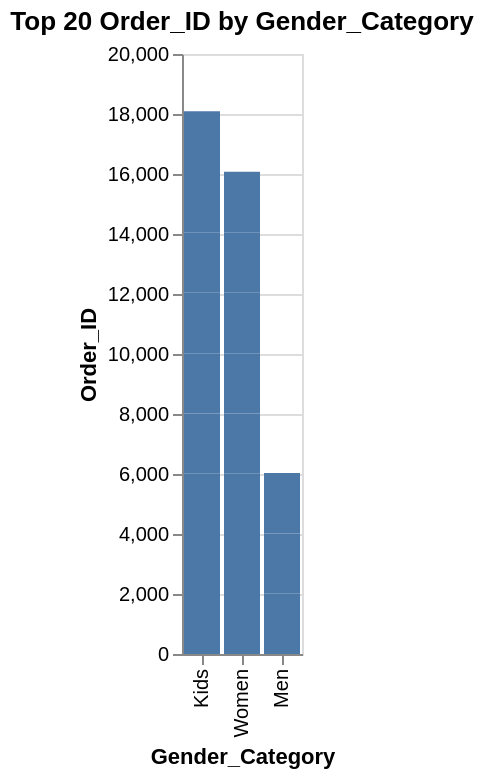

Vega-Lite specification stored for this chart:
### Vega-Lite specification from a JSON file in a GitHub repository (floating-point values rounded to 4 significant figures)
{"config": {"view": {"continuousWidth": 300, "continuousHeight": 300}}, "data": {"name": "data-6ffa5ed30428fcac8cd5d92ec80f1f34"}, "mark": {"type": "bar"}, "encoding": {"tooltip": [{"field": "Gender_Category", "type": "nominal"}, {"field": "Order_ID", "type": "quantitative"}], "x": {"field": "Gender_Category", "sort": "-y", "type": "nominal"}, "y": {"field": "Order_ID", "type": "quantitative"}}, "params": [{"name": "param_3", "select": {"type": "interval", "encodings": ["x", "y"]}, "bind": "scales"}], "title": "Top 20 Order_ID by Gender_Category", "$schema": "https://vega.github.io/schema/vega-lite/v5.20.1.json", "datasets": {"data-6ffa5ed30428fcac8cd5d92ec80f1f34": [{"Order_ID": 2000, "Gender_Category": "Kids", "Product_Line": "Training", "Product_Name": "SuperRep Go", "Size": "M", "Units_Sold": null, "MRP": null, "Discount_Applied": 0.47, "Revenue": 0.0, "Order_Date": "2024-03-09", "Sales_Channel": "Online", "Region": "bengaluru", "Profit": -770.5}, {"Order_ID": 2001, "Gender_Category": "Women", "Product_Line": "Soccer", "Product_Name": "Tiempo Legend", "Size": "M", "Units_Sold": 3.0, "MRP": 4958.0, "Discount_Applied": null, "Revenue": 0.0, "Order_Date": "2024-07-09", "Sales_Channel": "Retail", "Region": "Hyd", "Profit": -112.5}, {"Order_ID": 2002, "Gender_Category": "Women", "Product_Line": "Soccer", "Product_Name": "Premier III", "Size": "M", "Units_Sold": 4.0, "MRP": null, "Discount_Applied": null, "Revenue": 0.0, "Order_Date": null, "Sales_Channel": "Retail", "Region": "Mumbai", "Profit": 3337.0}, {"Order_ID": 2003, "Gender_Category": "Kids", "Product_Line": "Lifestyle", "Product_Name": "Blazer Mid", "Size": "L", "Units_Sold": null, "MRP": 9674.0, "Discount_Applied": null, "Revenue": 0.0, "Order_Date": "04-10-2024", "Sales_Channel": "Online", "Region": "Pune", "Profit": 3377.0}, {"Order_ID": 2004, "Gender_Category": "Kids", "Product_Line": "Running", "Product_Name": "React Infinity", "Size": "XL", "Units_Sold": null, "MRP": null, "Discount_Applied": null, "Revenue": 0.0, "Order_Date": "2024/09/12", "Sales_Channel": "Retail", "Region": "Delhi", "Profit": 187.9}, {"Order_ID": 2005, "Gender_Category": "Women", "Product_Line": "Training", "Product_Name": "Flex Trainer", "Size": "M", "Units_Sold": 1.0, "MRP": 7364.0, "Discount_Applied": null, "Revenue": 0.0, "Order_Date": null, "Sales_Channel": "Retail", "Region": "Delhi", "Profit": 1416.0}, {"Order_ID": 2006, "Gender_Category": "Men", "Product_Line": "Training", "Product_Name": "SuperRep Go", "Size": "M", "Units_Sold": null, "MRP": 6820.0, "Discount_Applied": null, "Revenue": 0.0, "Order_Date": "04-06-2025", "Sales_Channel": "Online", "Region": "Bangalore", "Profit": 1802.0}, {"Order_ID": 2007, "Gender_Category": "Kids", "Product_Line": "Training", "Product_Name": "SuperRep Go", "Size": "M", "Units_Sold": 1.0, "MRP": null, "Discount_Applied": 0.32, "Revenue": 0.0, "Order_Date": null, "Sales_Channel": "Retail", "Region": "Bangalore", "Profit": 2928.0}, {"Order_ID": 2008, "Gender_Category": "Women", "Product_Line": "Soccer", "Product_Name": "Premier III", "Size": "11", "Units_Sold": -1.0, "MRP": null, "Discount_Applied": null, "Revenue": 0.0, "Order_Date": "11-10-2024", "Sales_Channel": "Online", "Region": "Hyderabad", "Profit": -731.2}, {"Order_ID": 2009, "Gender_Category": "Men", "Product_Line": "Soccer", "Product_Name": "Mercurial Superfly", "Size": "M", "Units_Sold": 4.0, "MRP": null, "Discount_Applied": null, "Revenue": 0.0, "Order_Date": null, "Sales_Channel": "Online", "Region": "Pune", "Profit": 3930.0}, {"Order_ID": 2010, "Gender_Category": "Kids", "Product_Line": "Lifestyle", "Product_Name": "Waffle One", "Size": "L", "Units_Sold": 1.0, "MRP": 7950.0, "Discount_Applied": null, "Revenue": 0.0, "Order_Date": "2025/01/16", "Sales_Channel": "Online", "Region": "Pune", "Profit": 1966.0}, {"Order_ID": 2011, "Gender_Category": "Women", "Product_Line": "Training", "Product_Name": "Flex Trainer", "Size": "L", "Units_Sold": -1.0, "MRP": 9586.0, "Discount_Applied": null, "Revenue": 0.0, "Order_Date": null, "Sales_Channel": "Retail", "Region": "Hyd", "Profit": 1667.0}, {"Order_ID": 2018, "Gender_Category": "Kids", "Product_Line": "Lifestyle", "Product_Name": "Blazer Mid", "Size": null, "Units_Sold": -1.0, "MRP": null, "Discount_Applied": 0.86, "Revenue": 0.0, "Order_Date": "13-11-2024", "Sales_Channel": "Online", "Region": "Delhi", "Profit": 2109.0}, {"Order_ID": 2013, "Gender_Category": "Kids", "Product_Line": "Training", "Product_Name": "SuperRep Go", "Size": null, "Units_Sold": null, "MRP": 9671.0, "Discount_Applied": null, "Revenue": 0.0, "Order_Date": "19-09-2024", "Sales_Channel": "Online", "Region": "hyderbad", "Profit": 299.3}, {"Order_ID": 2014, "Gender_Category": "Women", "Product_Line": "Running", "Product_Name": "React Infinity", "Size": "11", "Units_Sold": null, "MRP": null, "Discount_Applied": null, "Revenue": 0.0, "Order_Date": "2025-04-12", "Sales_Channel": "Online", "Region": "Bangalore", "Profit": -1044.0}, {"Order_ID": 2015, "Gender_Category": "Kids", "Product_Line": "Basketball", "Product_Name": "Air Jordan", "Size": null, "Units_Sold": null, "MRP": 3286.0, "Discount_Applied": null, "Revenue": 0.0, "Order_Date": "31-05-2025", "Sales_Channel": "Retail", "Region": "Kolkata", "Profit": 1193.0}, {"Order_ID": 2016, "Gender_Category": "Women", "Product_Line": "Basketball", "Product_Name": "Air Jordan", "Size": "M", "Units_Sold": 1.0, "MRP": 9872.0, "Discount_Applied": 0.3, "Revenue": 6910.0, "Order_Date": null, "Sales_Channel": "Retail", "Region": "hyderbad", "Profit": 2453.0}, {"Order_ID": 2017, "Gender_Category": "Women", "Product_Line": "Basketball", "Product_Name": "Air Jordan", "Size": "9", "Units_Sold": 4.0, "MRP": null, "Discount_Applied": null, "Revenue": 0.0, "Order_Date": "17-03-2025", "Sales_Channel": "Retail", "Region": "Delhi", "Profit": 1946.0}, {"Order_ID": 2018, "Gender_Category": "Men", "Product_Line": "Training", "Product_Name": "Metcon 7", "Size": "XL", "Units_Sold": 0.0, "MRP": null, "Discount_Applied": 1.17, "Revenue": 0.0, "Order_Date": null, "Sales_Channel": "Online", "Region": "bengaluru", "Profit": -966.9}, {"Order_ID": 2019, "Gender_Category": "Kids", "Product_Line": "Running", "Product_Name": "Air Zoom", "Size": "6", "Units_Sold": 0.0, "MRP": 3424.0, "Discount_Applied": 0.32, "Revenue": 0.0, "Order_Date": "2025/01/17", "Sales_Channel": "Online", "Region": "Hyderabad", "Profit": 1915.0}]}}
